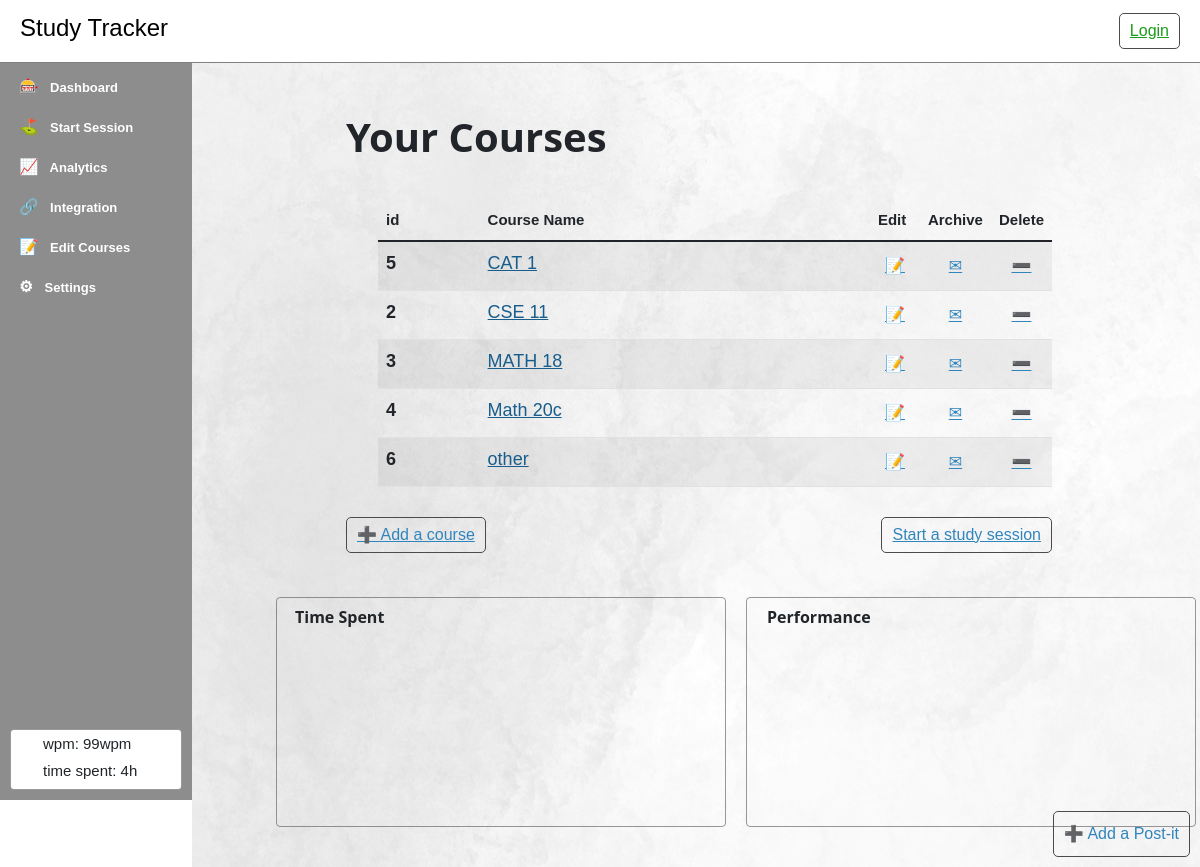
Screenshot of /courses/list/ with the database file from the repository.
### courses/models.py (models this page shows, shortened)
class Course(models.Model):
    course_name = models.CharField(max_length=200)
    date_added = models.DateTimeField('Date added')

### courses/views.py (the view)
# urls.py: path('list/', views.list, name='list'),
def list(request):
    courses = [c for c in Course.objects.all()]
    courses = sorted(courses, key=lambda c: c.course_name)
    now = datetime.utcnow();
    jsData = {
        "study_sessions": [],
        "courses": {},
    }
    for c in courses:
        c_study_sessions = queries.get_study_sessions_byType(c.id, now, "year")
        jsData["courses"][c.id] = {
            "id": c.id,
            "course_name": c.course_name,
            "date_added": str(c.date_added),
        }
        for ss in c_study_sessions:
            jsData["study_sessions"].append({
                "course_name": c.course_name,
                "course_id": c.id,
                'session': {
                    'id': ss.id,
                    'start_date': str(ss.start_date),
                    'end_date': str(ss.end_date),
                    'last_ping': str(ss.last_ping),
                    'duration': ss.duration
                },
            })
    context = {
        'courses': courses,
        'jsData': jsData,
    }
    return render(request, 'courses/list.html', context=context)

### courses/queries.py (called while the page is built)
def get_study_sessions_byType(course_id, now, type):
    course = Course.objects.all().get(pk=course_id)
    start = None
    end = None
    if type == "month":
        start = now - timezone.timedelta(days=30)
        end = now
    elif type == "year":
        start = now - timezone.timedelta(days=360)
        end = now
    else:
        get_study_sessions_today()
    study_sessions = StudySession.objects.filter(course=course,
                                                 start_date__gte=start,
                                                 end_date__lte=end)
    return study_sessions

### courses/templatetags/js.py (called while the page is built)
@register.filter(is_safe=True)
def object_jsStr(obj):
    return mark_safe(json.dumps(obj))

### courses/templates/courses/list.html (shortened to what this page needs)
{% extends 'base.html' %}
{% load static %}
{% block content %}
    {% include 'partials/_sidebar.html' %}
    <div style="flex-grow: 20; overflow-x: hidden; position: relative;">
        {% include 'partials/_postitBackground.html' %}
        <div style="padding: 40px; padding-left: 7vw; max-width: 900px;">
            <div style="padding-left: 70px; margin-bottom: 40px;">
                <h1>Your Courses</h1>
                {% if courses %}
                    <ul style="margin: 40px 0px 30px 0px;">
                    <table class="table table-striped">
                    <thead>
                        <tr>
                        <th scope="col">id</th>
                        <th scope="col">Course Name</th>
                        <th scope="col" style="width: 50px;">Edit</th>
                        <th scope="col" style="width: 50px;">Archive</th>
                        <th scope="col" style="width: 50px;">Delete</th>
                        </tr>
                    </thead>
                    <tbody>
                        {% for c in courses %}
                            <tr style="font-size: 18px;">
                            <th scope="row">{{c.id}}</th>
                            <td><a href="/courses/{{ c.id }}/">{{ c.course_name }}</a></td>
                            <td style="text-align: center;"><a href="{% url 'courses:detail' c.id %}?skipToEdit=true" class="btn btn-icon">📝</a></td>
                            <td style="text-align: center;"><button class="btn btn-icon">✉</button></td>
                            <td style="text-align: center;"><button onclick="prepareForDelete({{c.id}});" class="btn btn-icon">➖</button></td>
                            </tr>
                        {% endfor %}
                    </tbody>
                    </table>
                    </ul>
                {% else %}
                    <p>You have no courses yet.</p>
                {% endif %}
                <div>
                    <a class="btn btn-primary" href="{% url 'courses:add_course' %}" style="display: inline-block; ">➕ Add a course</a>
                    <a class="btn btn-primary" href="{% url 'courses:session' %}" style="float: right;">Start a study session</a>
                </div>
            </div>
            <div style="display: flex; flex-direction: row;">
                <div class="box dashboard-graphToday" id="graphToday" style="position: relative; padding: 10px 16px 0px 16px; display: flex; flex-direction: row; max-height: 250px; max-width: 800px; min-width: 450px; width: 47%; height: 230px; margin-top: 4px;">
                    <h6 class="no-margin center" style="position: absolute; padding-left: 2px;">Time Spent</h6>
                    <div id="coursePiChart-year" style="height: 100%; flex-grow: 8; display: flex; justify-content: center; align-items: center;"></div>
                    <div id="coursePiChart-month" style="height: 100%; flex-grow: 9; display: flex; justify-content: center; align-items: center;"></div>
                    <div id="coursePiChart-week" style="height: 100%; flex-grow: 10; display: flex; justify-content: center; align-items: center;"></div>
                </div>
                <div style="min-height: 10px; min-width: 20px;"></div>
                <div class="box dashboard-graphToday" id="graphToday" style="padding: 10px 16px 0px 0px; display: flex; flex-direction: column; max-height: 250px; max-width: 800px; min-width: 450px; width: 47%; height: 230px; margin-top: 4px;">
                    <h6 class="no-margin center" style="position: absolute; padding-left: 20px;">Performance</h6>
                    <div id="skillsRadarChart" style="height: 100%;"></div>
                </div>
            </div>
        </div>
    </div>
{% endblock %}

### courses/static/css/header.css (style rules this page uses)
* { font-family: sans-serif; }
a, .btn { color: rgb(49, 133, 189); }
a, .btn:hover { color: rgb(38, 111, 160); }
a, .btn:focus { color: rgb(23, 93, 139); }
a, .btn :visited { color: rgb(24, 93, 139); }
.btn { padding: 5px 10px; border: 1px rgb(75, 75, 75) solid; border-radius: 5px; text-decoration: underline; background: transparent; }

### courses/static/css/main.css (style rules this page uses)
.btn-icon { background: transparent; border: none; padding: 4px; }
.box { border: 0.5px solid rgba(78, 78, 78, 0.575); border-radius: 4px; display: flex; flex-direction: column; height: fit-content; }
ul { list-style-position: inside; }
.no-margin { margin: 0px !important; }
.center { display: flex; justify-content: center; align-items: center; }
h1, h2, h3, h4, h5, h6 { margin: 10px 0px; font-family: 'Segoe UI', Tahoma, Geneva, Verdana, sans-serif; font-weight: 550; }
p, ol, ul { margin: 3px 0px; font-size: 15px; }
div > a { font-size: 15px; }
body { font-family: sans-serif; margin: 0px; }
.center { text-align: center; justify-content: center; align-items: center; }
a { font-size: inherit; }

### rows the page displays
Course: id "5", course_name "CAT 1"
Course: id "2", course_name "CSE 11"
Course: id "3", course_name "MATH 18"
Course: id "4", course_name "Math 20c"
Course: id "6", course_name "other"
